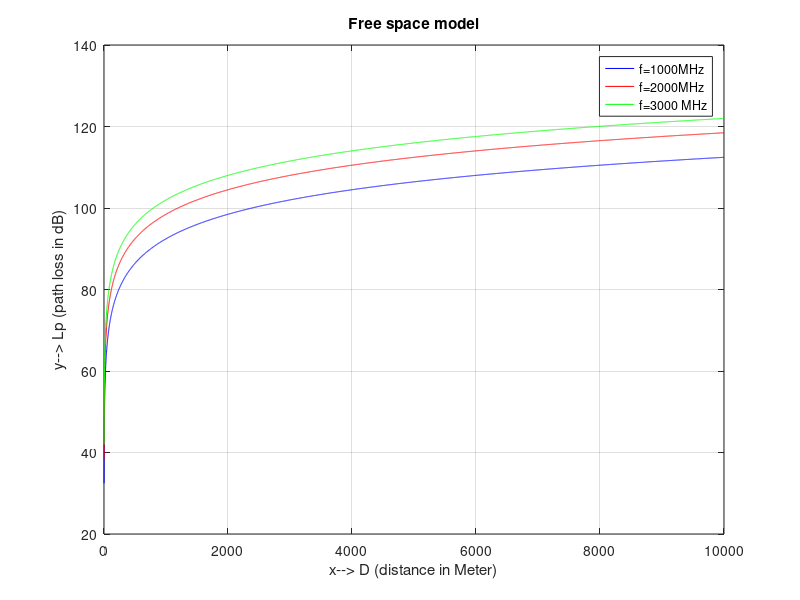

The MATLAB script that drew this image:
% Free Space Propagation Loss
clc;
close all;
clear all;
f = [1000 2000 3000];
c = 300;
d = 1:1:10000;
Lp1 =20*log10((4*pi*d*f(1))/c);
Lp2 =20*log10((4*pi*d*f(2))/c);
Lp3 =20*log10((4*pi*d*f(3))/c);
figure(1);
plot(d,Lp1,'b',d,Lp2,'r',d,Lp3,'g');
xlabel('x--> D (distance in Meter)'); ylabel('y--> Lp (path loss in dB)');
title('Free space model');
hold on;
legend('f=1000MHz' , 'f=2000MHz' , 'f=3000 MHz'); grid on;